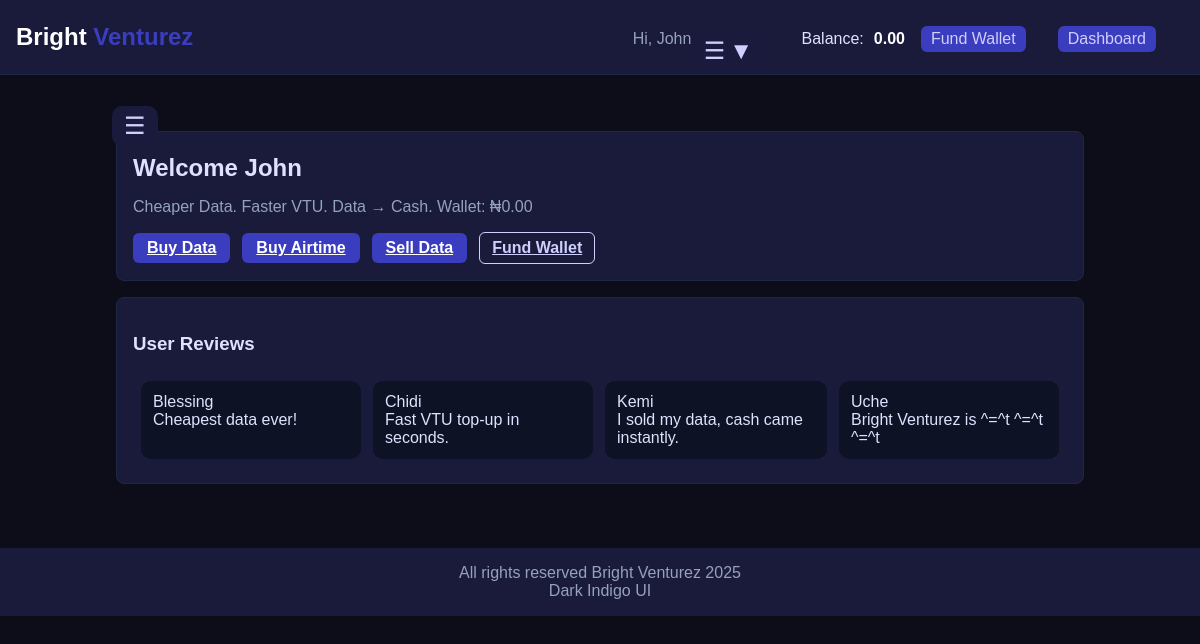
The page /dashboard/ (signed in) on the database as committed earlier.
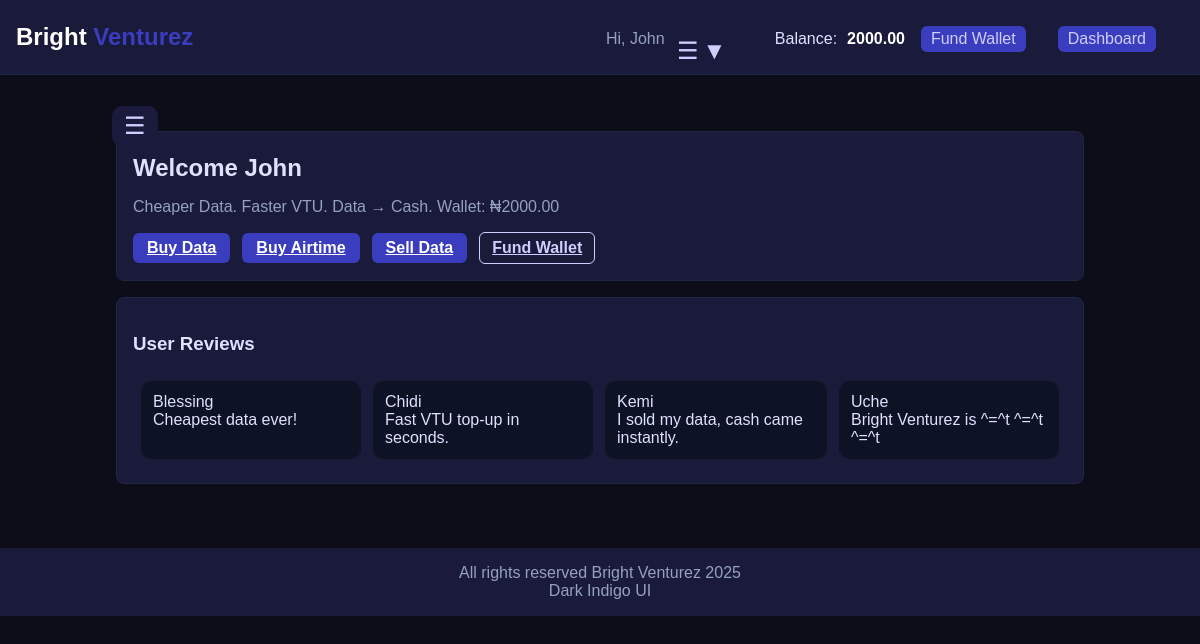
The same page on the database as committed later.
### core/models.py (models this page shows, shortened)
class Wallet(models.Model):
    user = models.OneToOneField(User, on_delete=models.CASCADE)
    balance = models.DecimalField(max_digits=12, decimal_places=2, default=0.00)
    class Meta:
        verbose_name = "Wallet"
        verbose_name_plural = "Wallets"

### core/views.py (the view)
# urls.py: path("dashboard/", views.dashboard, name="dashboard"),
@login_required
def dashboard(request):
    wallet, _ = Wallet.objects.get_or_create(user=request.user)
    transactions = Transaction.objects.filter(user=request.user).order_by("-created_at")[:25]
    return render(request, "core/dashboard.html", {"wallet": wallet, "transactions": transactions})

### core/context_processors.py (called while the page is built)
def global_context(request):
    wallet_balance = 0
    if request.user.is_authenticated:
        try:
            wallet_balance = Wallet.objects.get(user=request.user).balance
        except Wallet.DoesNotExist:
            wallet_balance = 0
    reviews = [
        {"name": "Blessing", "text": "Cheapest data ever!"},
        {"name": "Chidi", "text": "Fast VTU top-up in seconds."},
        {"name": "Kemi", "text": "I sold my data, cash came instantly."},
        {"name": "Uche", "text": "Bright Venturez is  ^=^t  ^=^t  ^=^t "},
    ]
    return {
        "wallet_balance": wallet_balance,
        "reviews": reviews,
    }

### core/templates/core/dashboard.html (shortened to what this page needs)
{% extends "core/base.html" %}
{% block content %}
<div class="settings-menu">
  <div class="menu-icon" onclick="toggleMenu()">☰</div>
</div>
<section class="card hero">
  <h1>Welcome {{ request.user.first_name|default:request.user.username }}</h1>
  <p class="sub">
    Cheaper Data. Faster VTU. Data → Cash. Wallet: ₦{{ wallet_balance }}
  </p>
  <div class="row gap">
    <a class="btn primary" href="{% url 'core:buy_data' %}">Buy Data</a>
    <a class="btn primary" href="{% url 'core:buy_airtime' %}">Buy Airtime</a>
    <a class="btn primary" href="{% url 'core:sell_data' %}">Sell Data</a>
    <a class="btn ghost" href="{% url 'core:fund_wallet' %}">Fund Wallet</a>
  </div>
</section>
<section class="card">
  <h3>User Reviews</h3>
  <div class="carousel" id="reviewsCarousel">
    {% for r in reviews %}
      <div class="review-card">
        <div class="review-name">{{ r.name }}</div>
        <div class="review-text">{{ r.text }}</div>
      </div>
    {% empty %}
      <p>No reviews yet.</p>
    {% endfor %}
  </div>
</section>
{% endblock %}

### core/templates/core/base.html (shortened to what this page needs)
{% load static %}
<!doctype html>
<html>
<head>
  <link rel="stylesheet" href="{% static 'css/style.css' %}">
</head>
<body class="dark">
<header class="topbar">
  <div class="brand">Bright <span class="accent">Venturez</span></div>
  <nav class="nav">
    {% if request.user.is_authenticated %}
      <span class="muted desktop-only">Hi, {{ request.user.first_name|default:request.user.username }}</span>
      <div class="settings-menu">
        <div class="menu-icon" onclick="toggleMenu()">
          ☰ <span class="chevron">▼</span>
        </div>
      </div>
      <div class="wallet-info desktop-only">
        Balance: <span id="wallet-balance" style="font-weight:bold; color:#fff;">{{ wallet_balance }}</span>
        <a class="fund-btn" href="{% url 'core:fund_wallet' %}">Fund Wallet</a>
        <a class="fund-btn" href="{% url 'core:dashboard' %}">Dashboard</a>
      </div>
    {% else %}
      <a class="btn ghost" href="{% url 'core:login' %}">Login</a>
      <a class="btn primary" href="{% url 'core:register' %}">Create Account</a>
    {% endif %}
  </nav>
</header>
<main class="wrap">
  {% block content %}{% endblock %}
</main>
<footer class="footer">
  <div class="muted">All rights reserved Bright Venturez 2025</div>
  <div class="muted">Dark Indigo UI</div>
</footer>
</body>
</html>

Rows that differ between the two databases and show on the page:
changed Wallet: balance "0.00" → "2000.00"
